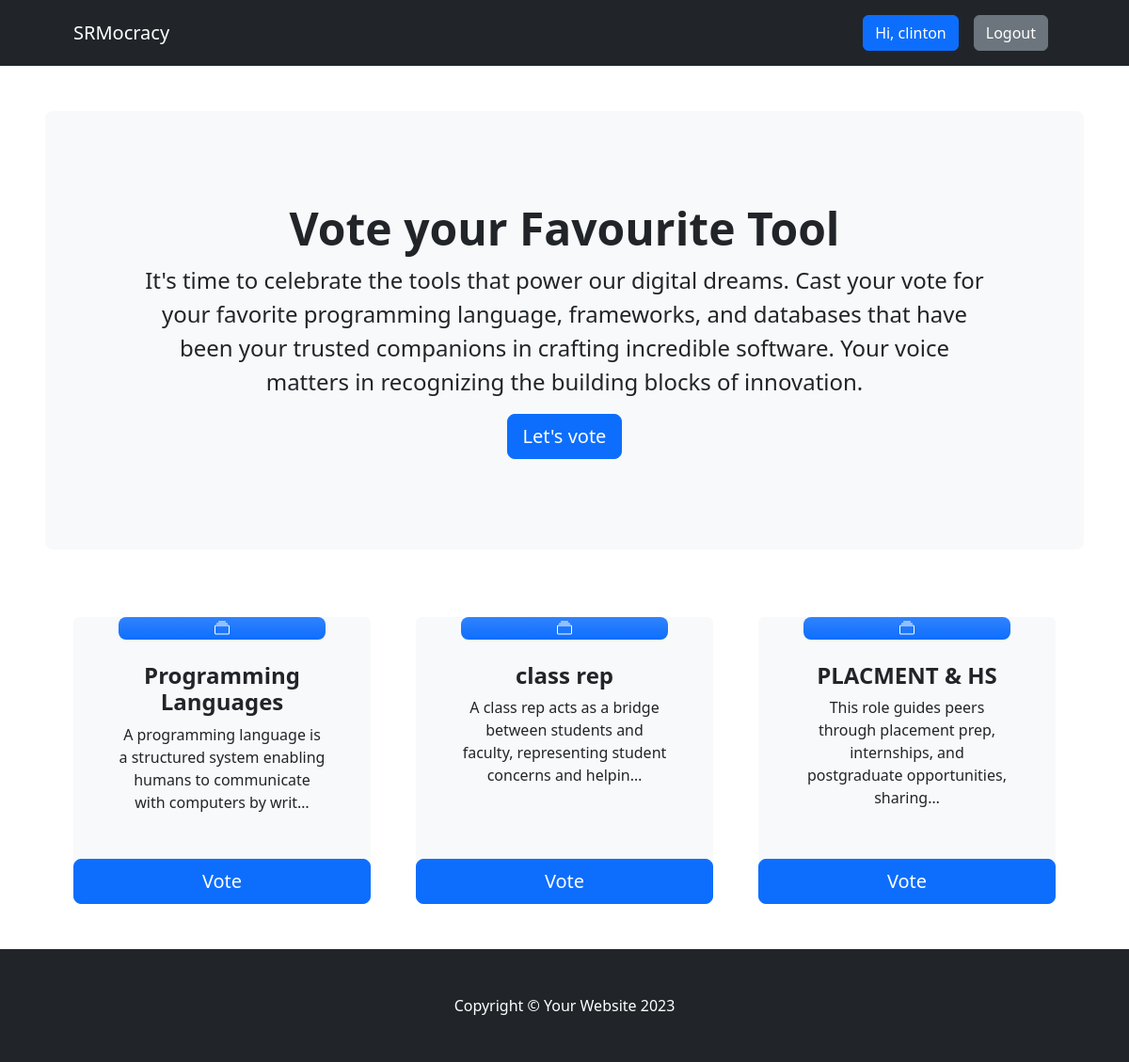
The app's page / (signed in) with its own data.
### voteapp/models.py (models this page shows, shortened)
class Category(models.Model):
    title = models.CharField(max_length=200)
    slug = models.SlugField(blank=True, null=True)
    description = models.TextField(blank=True, null=True)
    total_vote = models.IntegerField(default=0)
    voters = models.ManyToManyField(User, blank=True)

### voteapp/views.py (the view)
# urls.py: path("", views.index, name="index"),
def index(request):
    categories = Category.objects.all()
    context = {"categories":categories}
    return render(request, "index.html", context)

### voteapp/templates/index.html
{% extends 'base.html' %}
{% block content %}
<header class="py-5">
    <div class="container-fluid px-lg-5">
        <div class="p-4 p-lg-5 bg-light rounded-3 text-center">
            <div class="m-4 m-lg-5">
                <h1 class="display-5 fw-bold">Vote your Favourite Tool</h1>
                <p class="fs-4">It's time to celebrate the tools that power our digital dreams. Cast your vote for your favorite programming language, frameworks, and databases
                    that have been your trusted companions in crafting incredible software.
                     Your voice matters in recognizing the building blocks of innovation.</p>
                <a class="btn btn-primary btn-lg" href="#votingSection">Let's vote</a>
            </div>
        </div>
    </div>
</header>
<section class="pt-4" id="votingSection">
    <div class="container px-lg-5">
        <div class="row gx-lg-5">
            {% for category in categories  %}
            <div class="col-lg-4 col-xxl-3 mb-5">
                <div class="card bg-light border-0 h-100">
                    <div class="card-body text-center p-4 p-lg-5 pt-0 pt-lg-0">
                        <div class="feature bg-primary bg-gradient text-white rounded-3 mb-4 mt-n4"><i class="bi bi-collection"></i></div>
                        <h2 class="fs-4 fw-bold">{{category.title}}</h2>
                        <p class="mb-0">{{category.description | truncatechars:100}}</p>
                    </div>
                    <a class="btn btn-primary btn-lg" href="{% url 'detail' category.slug  %}">Vote</a>
                </div>
            </div>
            {% endfor %}
        </div>
    </div>
</section>
{% endblock content %}

### voteapp/templates/base.html (shortened to what this page needs)
<!DOCTYPE html>
{% load static %}
<html lang="en">
<head>
    <link href="https://cdn.jsdelivr.net/npm/bootstrap-icons@1.4.1/font/bootstrap-icons.css" rel="stylesheet" />
    <link rel="stylesheet" href="{% static 'css/bootstrap.css' %}">
    <link rel="stylesheet" href="{% static 'css/style.css' %}">
</head>
<body>
     <nav class="navbar navbar-expand-lg navbar-dark bg-dark">
        <div class="container px-lg-5">
            <a class="navbar-brand" href="{% url 'index'  %}">SRMocracy</a>
            <div class="collapse navbar-collapse" id="navbarSupportedContent">
                <ul class="navbar-nav ms-auto mb-2 mb-lg-0">
                    {% if request.user.is_authenticated %}
                    <li class="nav-item"><a class="nav-link" href="#"><button class="btn btn-primary">Hi, {{request.user.username}}</button></a></li>
                    <li class="nav-item"><a class="nav-link" href="{% url 'logout' %}"><button class="btn btn-secondary">Logout</button></a></li>
                    {% else %}
                    <li class="nav-item"><a class="nav-link" href="{% url 'signin' %}"><button class="btn btn-primary">Login</button></a></li>
                    <li class="nav-item"><a class="nav-link" href="{% url 'signup' %}"><button class="btn btn-primary">SignUp</button></a></li>
                    {% endif %}
                </ul>
            </div>
        </div>
    </nav>
    {% block content %}
    {% endblock content %}
     <footer class="py-5 bg-dark">
        <div class="container"><p class="m-0 text-center text-white">Copyright &copy; Your Website 2023</p></div>
    </footer>
</body>
</html>

### voteapp/static/css/style.css (style rules this page uses)
* { box-sizing: border-box; }

### records on screen
Category: title "Programming Languages", description "A programming language is a structured system enabling humans to communicate with computers by writ…"
Category: title "class rep", description "A class rep acts as a bridge between students and faculty, representing student concerns and helpin…"
Category: title "PLACMENT & HS", description "This role guides peers through placement prep, internships, and postgraduate opportunities, sharing…"

### other values on screen
{{ request.user.username }} "clinton"
